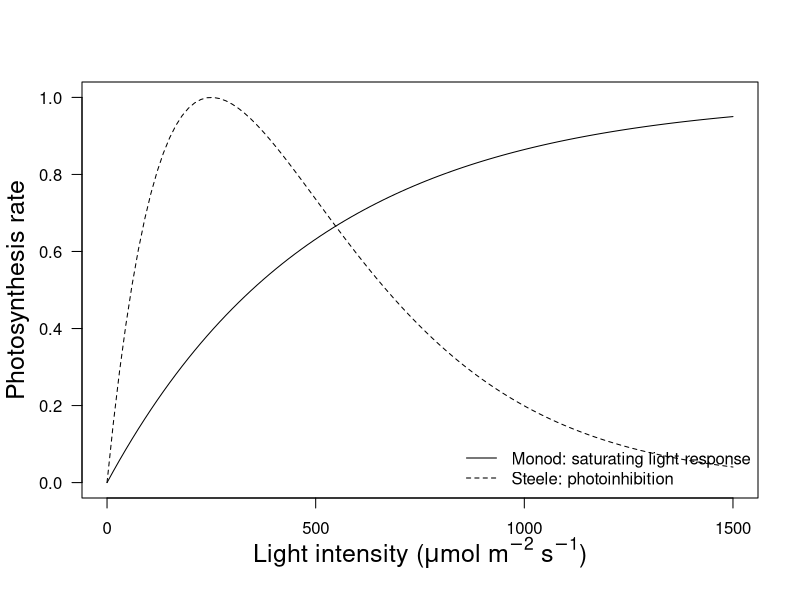
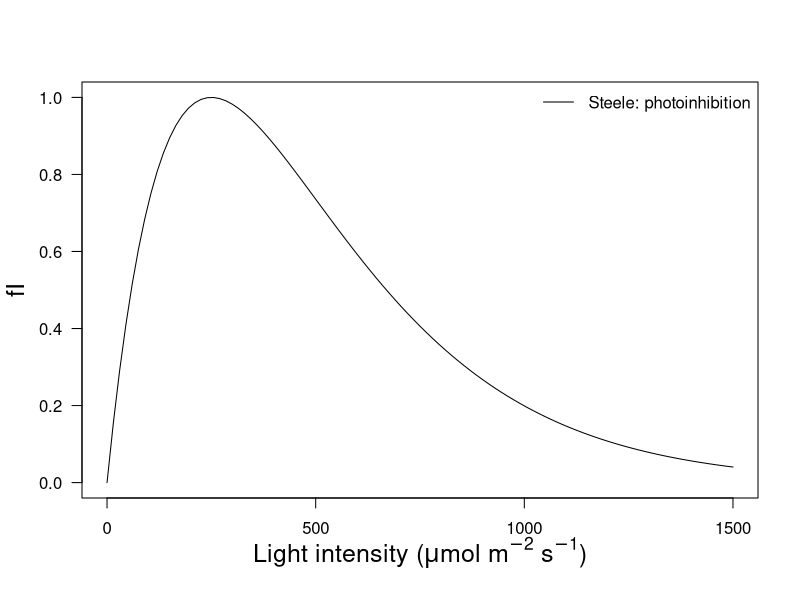
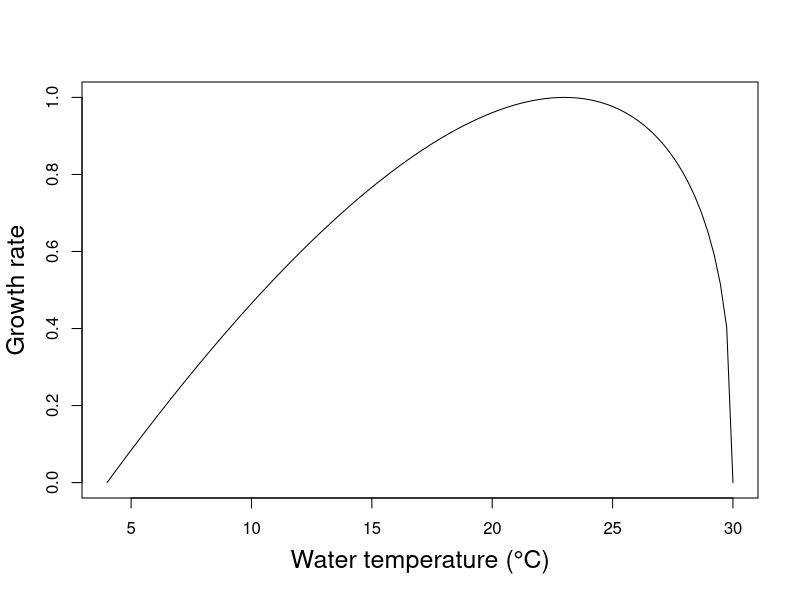
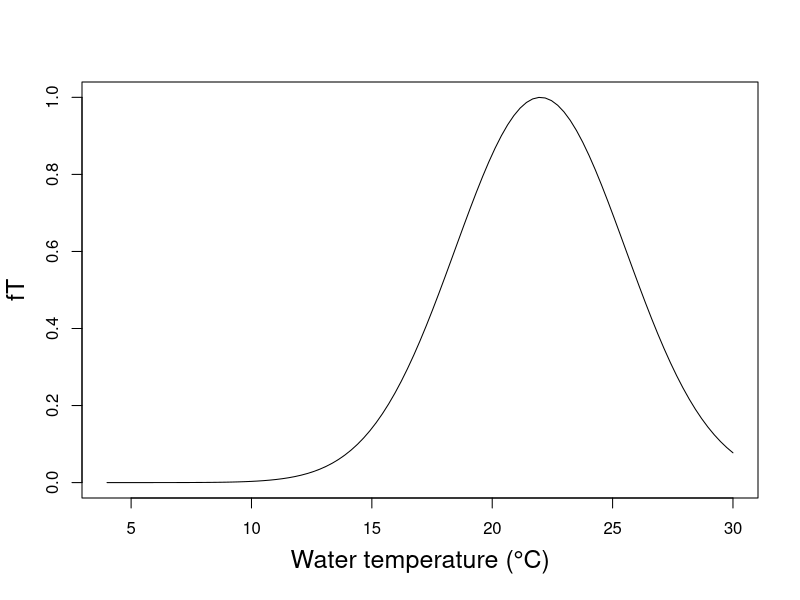
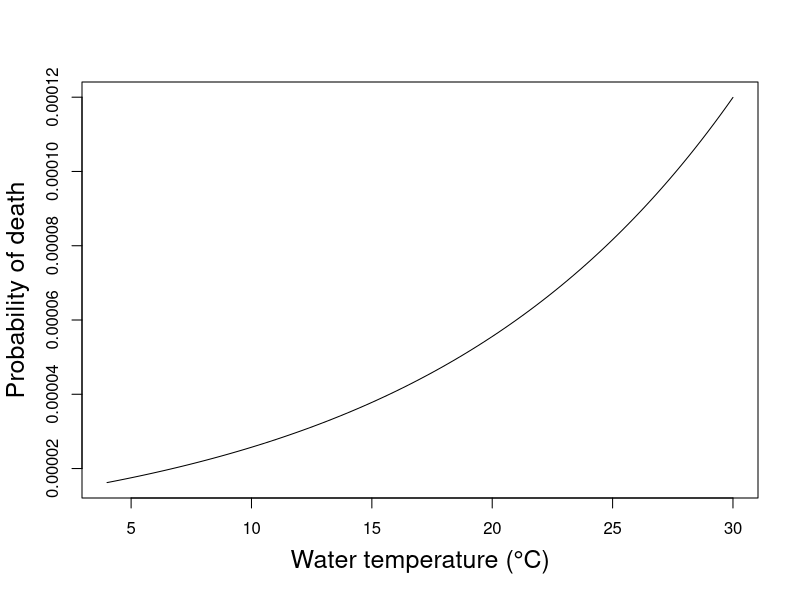

R code for these plots, in order:

f <- function(par, I_K){
  y = 1 - exp(-(par/I_K))
}
I_K = 500

f1 <- function(par, I_S){
  y = (par/I_S) * exp(1 - (par/I_S))
}
I_S = 250

jpeg("./HABs-ABM/light_eqs_EFI.jpeg", res = 300, width = 5, height = 3.5, units = "in")
par(cex.lab = 1.5, mgp = c(2.7,1,0))
curve(f(x,I_K = I_K),from=0, to=1500,ylab='Photosynthesis rate',xlab = expression(paste("Light intensity"," (",mu,"mol ",m^-2," ",s^-1,")")),ylim = c(0,1), yaxt="n")
axis(2, las = 2)
curve(f1(x,I_S = I_S),from=0, to=1500, add = TRUE, lty = 2)
legend("bottomright", lty = c(1,2), legend = c("Monod: saturating light response","Steele: photoinhibition"),bty = "n")
dev.off()

jpeg("./plot_output/light_eq.jpeg", res = 300, width = 5, height = 3.5, units = "in")
par(cex.lab = 1.5, mgp = c(2.7,1,0))
curve(f1(x,I_S = I_S),from=0, to=1500,ylab='fI',xlab = expression(paste("Light intensity"," (",mu,"mol ",m^-2," ",s^-1,")")),ylim = c(0,1), yaxt="n")
axis(2, las = 2)
legend("topright", lty = c(1), legend = c("Steele: photoinhibition"),bty = "n")
dev.off()

f2 <- function(x,Tmin,Topt,Tmax){
  y = ((x - Tmin) / (Topt - Tmin)) *((Tmax - x) / (Tmax - Topt)) ^((Tmax - Topt) / (Topt - Tmin))
}
Tmin = 4
Topt = 23
Tmax = 30

jpeg("./plot_output/temp_eq_EFI.jpeg", res = 300, width = 5, height = 3.5, units = "in")
par(cex.lab = 1.5, mgp = c(2.7,1,0))
curve(f2(x,Tmin=Tmin,Topt=Topt,Tmax=Tmax),from=4, to=30,ylab='Growth rate',xlab = 'Water temperature (°C)')
dev.off()

f3 <- function(x, T_0, q){
  y = exp(-( (x - T_0) / q )^2)
}
T_0 = 22
q = 5

jpeg("./plot_output/temp_eq_Hellweger.jpeg", res = 300, width = 5, height = 3.5, units = "in")
par(cex.lab = 1.5, mgp = c(2.7,1,0))
curve(f3(x,T_0 = T_0, q = q),from=4, to=30,ylab='fT',xlab = 'Water temperature (°C)')
dev.off()

f4 <- function(x, R_resp, theta_resp){
  y = R_resp*theta_resp^(x-20)
}
R_resp = 0.08/1440
theta_resp = 1.08

jpeg("./plot_output/resp_eq.jpeg", res = 300, width = 5, height = 3.5, units = "in")
par(cex.lab = 1.5, mgp = c(2.7,1,0))
curve(f4(x,R_resp = R_resp, theta_resp = theta_resp),from=4, to=30,ylab='Probability of death',xlab = 'Water temperature (°C)')
dev.off()




